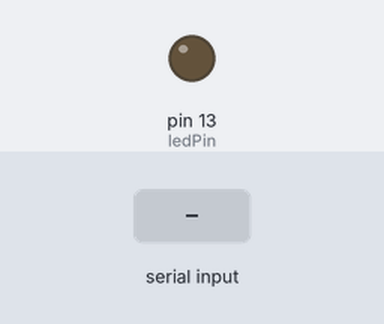
This sketch was run on a simulated Arduino Uno, built with avr-gcc and run on an emulated ATmega328P. Parts: output pins drawn as LEDs (lit = HIGH). Inputs (shaded band) come from the test bench.

Above: at 1.2 s.
1.3 s: "1" received over Serial
At 2.5 s:
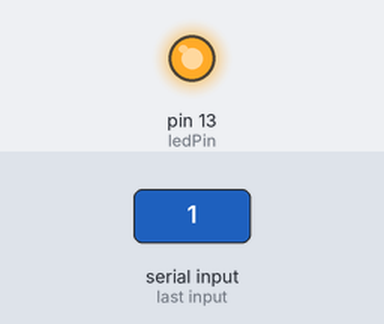
2.8 s: "0" received over Serial
At 3.8 s:
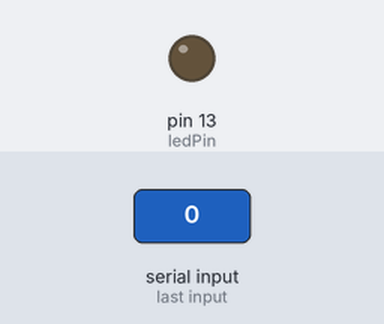
Timing chart, 0 to 5.8 s (numbered marks = the images above; inputs shaded):
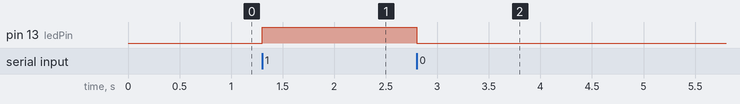

Measured:
- after the input at 1.3 s, pin 13 (ledPin): LOW → HIGH at once
- after the input at 2.8 s, pin 13 (ledPin): HIGH → LOW at once

The sketch:

sample_arduino_program.ino
```cpp
int ledPin = 13;

void setup() {
  pinMode(ledPin, OUTPUT);
  Serial.begin(9600); // Start serial communication at 9600 baud rate
}

void loop() {
  if (Serial.available() > 0) {
    char receivedChar = Serial.read(); // Read the incoming data
    if (receivedChar == '1') { // If '1' is received
      digitalWrite(ledPin, HIGH); // Turn on the LED
    }
    else{
      digitalWrite(ledPin, LOW);
    }
  }
}
```
